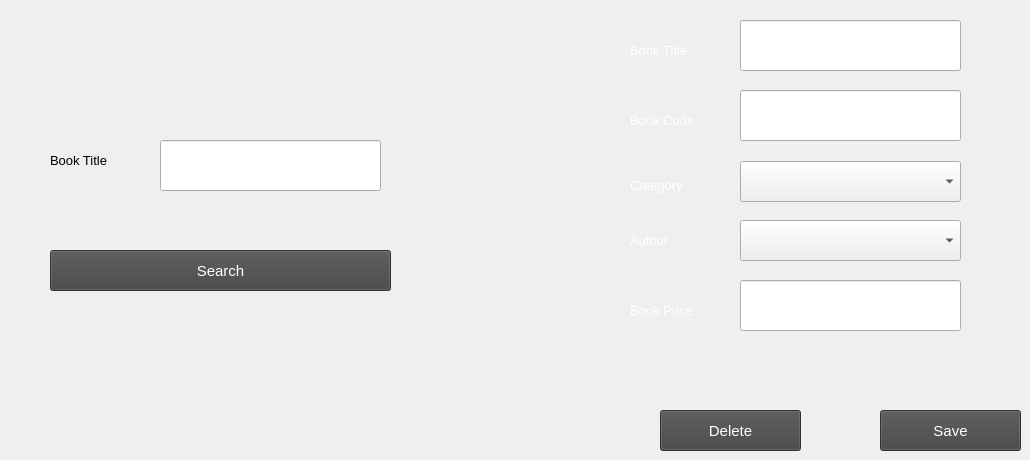
      <widget class="QWidget" name="tab_6">
       <attribute name="title">
        <string>Edit or Delete</string>
       </attribute>
       <widget class="QLabel" name="label_9">
        <property name="geometry">
         <rect>
          <x>630</x>
          <y>110</y>
          <width>101</width>
          <height>20</height>
         </rect>
        </property>
        <property name="font">
         <font>
          <family>Segoe UI</family>
          <pointsize>10</pointsize>
         </font>
        </property>
        <property name="styleSheet">
         <string notr="true">color: rgb(255, 255, 255);</string>
        </property>
        <property name="text">
         <string>Book Code</string>
        </property>
       </widget>
       <widget class="QLineEdit" name="lineEdit_5">
        <property name="geometry">
         <rect>
          <x>160</x>
          <y>140</y>
          <width>221</width>
          <height>51</height>
         </rect>
        </property>
       </widget>
       <widget class="QLabel" name="label_10">
        <property name="geometry">
         <rect>
          <x>630</x>
          <y>230</y>
          <width>101</width>
          <height>20</height>
         </rect>
        </property>
        <property name="font">
         <font>
          <family>Segoe UI</family>
          <pointsize>10</pointsize>
         </font>
        </property>
        <property name="styleSheet">
         <string notr="true">color: rgb(255, 255, 255);</string>
        </property>
        <property name="text">
         <string>Author</string>
        </property>
       </widget>
       <widget class="QLabel" name="label_11">
        <property name="geometry">
         <rect>
          <x>50</x>
          <y>150</y>
          <width>101</width>
          <height>20</height>
         </rect>
        </property>
        <property name="font">
         <font>
          <family>Segoe UI</family>
          <pointsize>10</pointsize>
         </font>
        </property>
        <property name="text">
         <string>Book Title</string>
        </property>
       </widget>
       <widget class="QPushButton" name="pushButton_8">
        <property name="geometry">
         <rect>
          <x>880</x>
          <y>410</y>
          <width>141</width>
          <height>41</height>
         </rect>
        </property>
        <property name="font">
         <font>
          <family>Segoe UI</family>
          <pointsize>11</pointsize>
         </font>
        </property>
        <property name="styleSheet">
         <string notr="true">background-color: rgb(68, 68, 68);
color: rgb(255, 255, 255);</string>
        </property>
        <property name="text">
         <string>Save</string>
        </property>
       </widget>
       <widget class="QLineEdit" name="lineEdit_6">
        <property name="geometry">
         <rect>
          <x>740</x>
          <y>90</y>
          <width>221</width>
          <height>51</height>
         </rect>
        </property>
       </widget>
       <widget class="QComboBox" name="comboBox_12">
        <property name="geometry">
         <rect>
          <x>740</x>
          <y>220</y>
          <width>221</width>
          <height>41</height>
         </rect>
        </property>
       </widget>
       <widget class="QLabel" name="label_12">
        <property name="geometry">
         <rect>
          <x>630</x>
          <y>300</y>
          <width>101</width>
          <height>20</height>
         </rect>
        </property>
        <property name="font">
         <font>
          <family>Segoe UI</family>
          <pointsize>10</pointsize>
         </font>
        </property>
        <property name="styleSheet">
         <string notr="true">color: rgb(255, 255, 255);</string>
        </property>
        <property name="text">
         <string>Book Price</string>
        </property>
       </widget>
       <widget class="QComboBox" name="comboBox_13">
        <property name="geometry">
         <rect>
          <x>740</x>
          <y>161</y>
          <width>221</width>
          <height>41</height>
         </rect>
        </property>
       </widget>
       <widget class="QLabel" name="label_13">
        <property name="geometry">
         <rect>
          <x>630</x>
          <y>170</y>
          <width>101</width>
          <height>31</height>
         </rect>
        </property>
        <property name="font">
         <font>
          <family>Segoe UI</family>
          <pointsize>10</pointsize>
         </font>
        </property>
        <property name="styleSheet">
         <string notr="true">color: rgb(255, 255, 255);</string>
        </property>
        <property name="text">
         <string>Category</string>
        </property>
       </widget>
       <widget class="QLineEdit" name="lineEdit_7">
        <property name="geometry">
         <rect>
          <x>740</x>
          <y>280</y>
          <width>221</width>
          <height>51</height>
         </rect>
        </property>
       </widget>
       <widget class="QPushButton" name="pushButton_11">
        <property name="geometry">
         <rect>
          <x>660</x>
          <y>410</y>
          <width>141</width>
          <height>41</height>
         </rect>
        </property>
        <property name="font">
         <font>
          <family>Segoe UI</family>
          <pointsize>11</pointsize>
         </font>
        </property>
        <property name="styleSheet">
         <string notr="true">background-color: rgb(68, 68, 68);
color: rgb(255, 255, 255);</string>
        </property>
        <property name="text">
         <string>Delete</string>
        </property>
       </widget>
       <widget class="QPushButton" name="pushButton_12">
        <property name="geometry">
         <rect>
          <x>50</x>
          <y>250</y>
          <width>341</width>
          <height>41</height>
         </rect>
        </property>
        <property name="font">
         <font>
          <family>Segoe UI</family>
          <pointsize>11</pointsize>
         </font>
        </property>
        <property name="styleSheet">
         <string notr="true">background-color: rgb(68, 68, 68);
color: rgb(255, 255, 255);</string>
        </property>
        <property name="text">
         <string>Search</string>
        </property>
       </widget>
       <widget class="QLabel" name="label_27">
        <property name="geometry">
         <rect>
          <x>630</x>
          <y>40</y>
          <width>101</width>
          <height>20</height>
         </rect>
        </property>
        <property name="font">
         <font>
          <family>Segoe UI</family>
          <pointsize>10</pointsize>
         </font>
        </property>
        <property name="styleSheet">
         <string notr="true">color: rgb(255, 255, 255);</string>
        </property>
        <property name="text">
         <string>Book Title</string>
        </property>
       </widget>
       <widget class="QLineEdit" name="lineEdit_14">
        <property name="geometry">
         <rect>
          <x>740</x>
          <y>20</y>
          <width>221</width>
          <height>51</height>
         </rect>
        </property>
       </widget>
      </widget>
